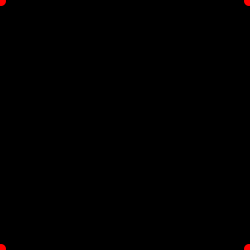
Frame 1 (no input)
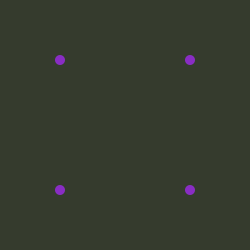
Frame 60 (the mouse pressed at the canvas centre just before this capture)
Frame 120 (the mouse held since frame 60 and released just before this capture): identical to frame 1, image omitted

The Processing sketch that drew these frames (run headless with seeded random() and noise(); from frame 60 on, the mouse is pressed at the canvas centre):

// Processing sketch: processing_16504
// ── processing_16504.pde

float r=0;
float w=width;
 
void setup(){
  size(250,250);
  
  smooth();
  frameRate(45);
 }
 
void draw(){
 

  colorMode(HSB);
  background(r,r,r);
  noStroke();

  
  fill (255-r,255-r,255-r);
   {if (r<width) {
   
   r++;}}
   ellipse (r, r, 10,10);
  ellipse (width-r, height-r, 10,10);
ellipse (width-r,r,10,10);
ellipse (r,height-r,10,10);


if ((width-r)==(r))//
{fill (255);ellipse (width-r, height-r, 10,10);}

if (mousePressed==true) {r=0;}
 
}
